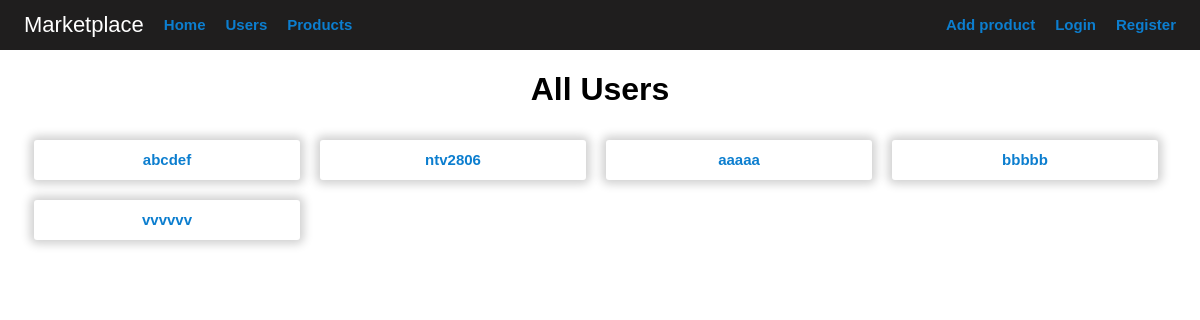
Screenshot of /users with the database file from the repository.
### app/models.py (models this page shows, shortened)
class User(db.Model, UserMixin):
    __tablename__ = 'users'
    id = db.Column(db.Integer, primary_key=True)
    username = db.Column(db.String(20), unique=True, nullable=False)
    email = db.Column(db.String(100), unique=True, nullable=False)
    password_hash = db.Column(db.String(30), nullable=False)
    products = db.relationship('Product', backref='seller', lazy='select', cascade='all, delete-orphan')
    @property
    def password(self):
        raise AttributeError("password is not a readable attribute")

### app/main/views.py (the view)
@main.route('/users')
def users():
    users = User.query.all()
    return render_template('users.html', users=users)

### app/templates/users.html
{% extends 'base.html' %} {% block title %}All Users{% endblock %}{% block head
%} {{ super() }}
<link
  rel="stylesheet"
  type="text/css"
  href="{{ url_for('static',filename='css/users.css') }}"
/>
{% endblock %} {% block content %}
<h1>All Users</h1>
<div class="container">
  {% for user in users %}
  <a
    class="name-holder"
    href="{{ url_for('main.user_profile', user_id=user.id) }}"
    ><div class="center">{{ user.username }}</div>
  </a>
  {% endfor %}
</div>
{% endblock %}

### app/static/css/base.css (style rules this page uses)
html, body { font-family: Arial, Helvetica, sans-serif; font-weight: 600; margin: 0; padding: 0; width: 100%; }
a { text-decoration: none; color: #0c7ecf; font-size: 15px; }

### app/static/css/users.css (style rules this page uses)
body { font-family: Arial, Helvetica, sans-serif; font-weight: 600; display: flex; flex-direction: column; justify-content: center; align-items: center; }
.container { display: flex; flex-wrap: wrap; width: 96%; border-radius: 10px; }
.center { display: flex; align-items: center; }
a { text-decoration: none; color: #0c7ecf; }
.name-holder { display: flex; height: 40px; width: calc(100% / 4 - 22px); perspective: 800px; margin: 10px; justify-content: center; border-radius: 3px; box-shadow: 0 0 10px 4px #d0d0d0; }

### rows the page displays
User: username "abcdef"
User: username "ntv2806"
User: username "aaaaa"
User: username "bbbbb"
User: username "vvvvvv"
